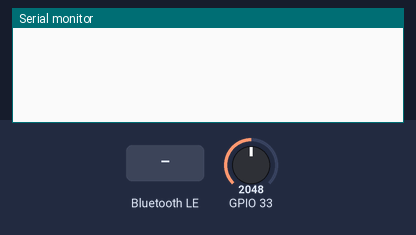
The sketch below on a simulated ESP32. On the bench: the last lines printed to the serial monitor. The test bench sets the inputs (shaded band); at power-on: GPIO 33 = 2048. Random numbers use the default seed unless the sketch sets one; nothing arrives over Bluetooth unless stated; a phone connects over Bluetooth LE 3 s after start.

Above: at 2.2 s.
2.3 s: Bluetooth LE write "1" received
At 2.9 s:
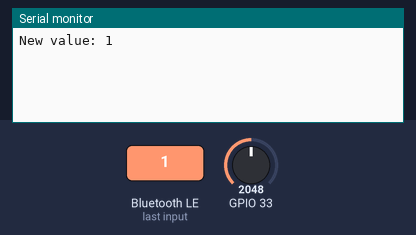
4.5 s: Bluetooth LE write "0" received
At 5.0 s:
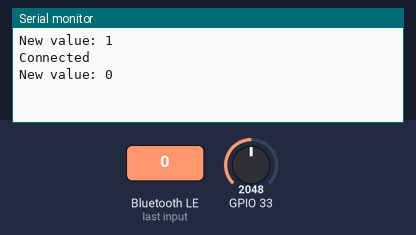
6.0 s: Bluetooth LE write "2" received
At 7.3 s:
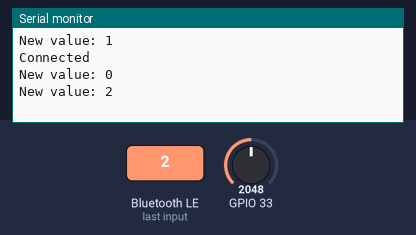

The sketch:

Test_code.ino
```cpp
#include "ble_server.h"

unsigned long generateRealRandom(int min, int max) {
  randomSeed(analogRead(A5));
  uint64_t realRandom = random(1, 10) + random(1, 100) + random(1, 1000) + random(1, 10000);
  realRandom %= (max - min);
  realRandom += min;
  return realRandom;
}

float generateFloatRandom(int min, int max) {
  return (generateRealRandom(min, max) + (generateRealRandom(0, 100)/100.00));
}

void setup() {
  Serial.begin(115200);
  configBLE();  // Configure the esp32 BLE
}

void loop() {
  send_data(ecCharacteristic, String(generateFloatRandom(0,100)));
  send_data(phCharacteristic, String(generateFloatRandom(3,10)));
  send_data(pressureCharacteristic, String(generateFloatRandom(10,25)));
  send_data(temperatureCharacteristic, String(generateFloatRandom(20,40)));
  send_data(weightCharacteristic, String(generateFloatRandom(30,50)));
  delay(2000);
}
```

ble_server.h
```cpp
#include <BLEDevice.h>  // Required Library
#include <BLEServer.h>  // Required Library

// Define service and all characteristic uuid
#define SERVICE_UUID "4fafc201-1fb5-459e-8fcc-c5c9c331914b"
#define EC_CHAR_UUID "beb5483e-36e1-4688-b7f5-ea07361b26a8"
#define PH_CHAR_UUID "4a37b01d-364e-44d9-9335-770e2025b29f"
#define PRESSURE_CHAR_UUID "5c91853c-e8a9-4f44-b425-7a81c42ff3a1"
#define TEMPERATURE_CHAR_UUID "72c0a892-5a94-4d59-8951-dc80bc640c96"
#define WEIGHT_CHAR_UUID "5ad0b248-3ed1-470b-a79a-b46e4e8de64e"


BLEServer* pServer = NULL; // BLEServer object creation

// All charateristic object creation
BLECharacteristic* ecCharacteristic = NULL;
BLECharacteristic* phCharacteristic = NULL;
BLECharacteristic* pressureCharacteristic = NULL;
BLECharacteristic* temperatureCharacteristic = NULL;
BLECharacteristic* weightCharacteristic = NULL;

bool deviceConnected = false;

String receivedData;
String sendData;

// Callback function for checking the BLE is connected to anything or not
class MyServerCallbacks : public BLEServerCallbacks {
  void onConnect(BLEServer* pServer) {
    deviceConnected = true;
    Serial.println("Connected");
  };

  void onDisconnect(BLEServer* pServer) {
    deviceConnected = false;
    pServer->startAdvertising();
  }
};

// Callback function for receiving data from client and process it
class MyCallbacks : public BLECharacteristicCallbacks {
  void onWrite(BLECharacteristic* pCharacteristic) {
    std::string value = pCharacteristic->getValue();
    receivedData = "";
    if (value.length() > 0) {
      for (int i = 0; i < value.length(); i++) {
        receivedData += value[i];
      }
      Serial.print("New value: ");
      Serial.println(receivedData);
    }
  }
};


// Function for creating a service and multiple characteristics and configure BLE in esp32
void configBLE() {
  BLEDevice::init("ESP-32 BLE");  // BLE Initialization
  pServer = BLEDevice::createServer(); // Create a BLE Server
  pServer->setCallbacks(new MyServerCallbacks());  // Set the callback function for checking the device is connected or not

  BLEService* pService = pServer->createService(SERVICE_UUID);  // Create a service on the server

  // Create characteristic for EC value
  ecCharacteristic = pService->createCharacteristic(
    EC_CHAR_UUID, BLECharacteristic::PROPERTY_READ
                           | BLECharacteristic::PROPERTY_WRITE | BLECharacteristic::PROPERTY_NOTIFY);

  ecCharacteristic->setCallbacks(new MyCallbacks());

  // Create characteristic for pH value
  phCharacteristic = pService->createCharacteristic(
    PH_CHAR_UUID, BLECharacteristic::PROPERTY_READ
                           | BLECharacteristic::PROPERTY_WRITE | BLECharacteristic::PROPERTY_NOTIFY);

  phCharacteristic->setCallbacks(new MyCallbacks());

  // Create characteristic for pressure value
  pressureCharacteristic = pService->createCharacteristic(
    PRESSURE_CHAR_UUID, BLECharacteristic::PROPERTY_READ
                           | BLECharacteristic::PROPERTY_WRITE | BLECharacteristic::PROPERTY_NOTIFY);

  pressureCharacteristic->setCallbacks(new MyCallbacks());

  // Create characteristic for temperature value
  temperatureCharacteristic = pService->createCharacteristic(
    TEMPERATURE_CHAR_UUID, BLECharacteristic::PROPERTY_READ
                           | BLECharacteristic::PROPERTY_WRITE | BLECharacteristic::PROPERTY_NOTIFY);

  temperatureCharacteristic->setCallbacks(new MyCallbacks());

  // Create characteristic for weight value
  weightCharacteristic = pService->createCharacteristic(
    WEIGHT_CHAR_UUID, BLECharacteristic::PROPERTY_READ
                           | BLECharacteristic::PROPERTY_WRITE | BLECharacteristic::PROPERTY_NOTIFY);

  weightCharacteristic->setCallbacks(new MyCallbacks());

  pService->start(); // Start the server

  // Start advertisment
  pServer->getAdvertising()->addServiceUUID(pService->getUUID());
  pServer->getAdvertising()->start();

  delay(1000);
}

// Function for sending data on desired characteristic
void send_data(BLECharacteristic* pCharacteristic, String data){
  pCharacteristic->setValue(data.c_str());  // sending from esp32
  pCharacteristic->notify();  // Notify the client for receiving data
}
```

Measured:
- after the input at 2.3 s, the serial monitor: prints a new line after 0.05 s (image 1)
- after the input at 4.5 s, the serial monitor: prints a new line after 0.05 s (image 2)
- after the input at 6.0 s, the serial monitor: prints a new line after 0.05 s (image 3)
